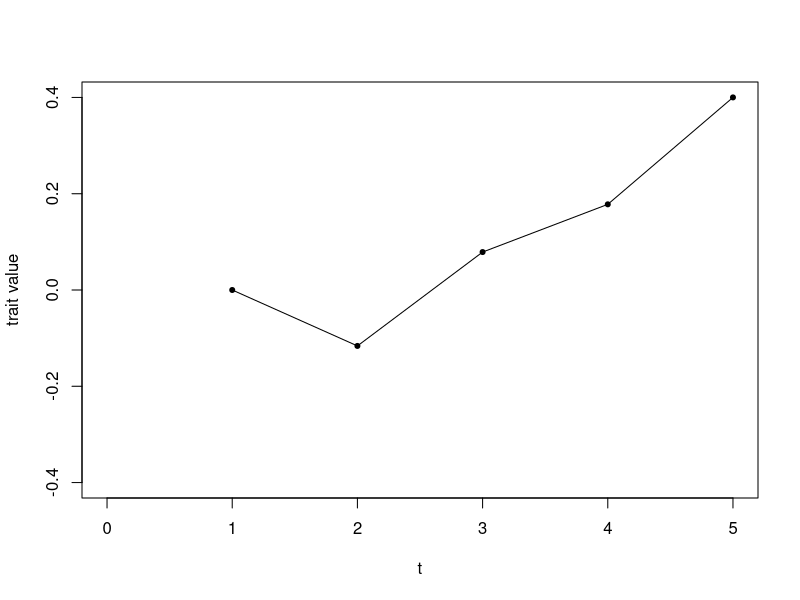
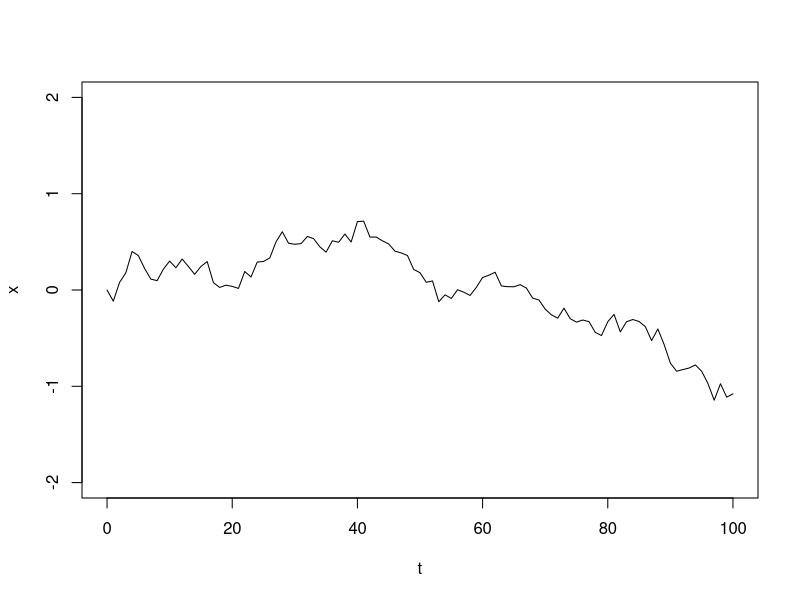
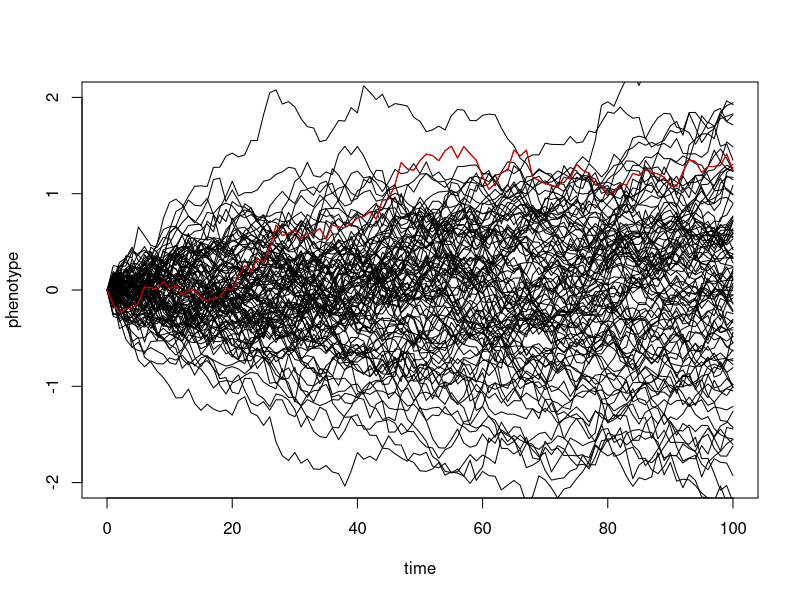
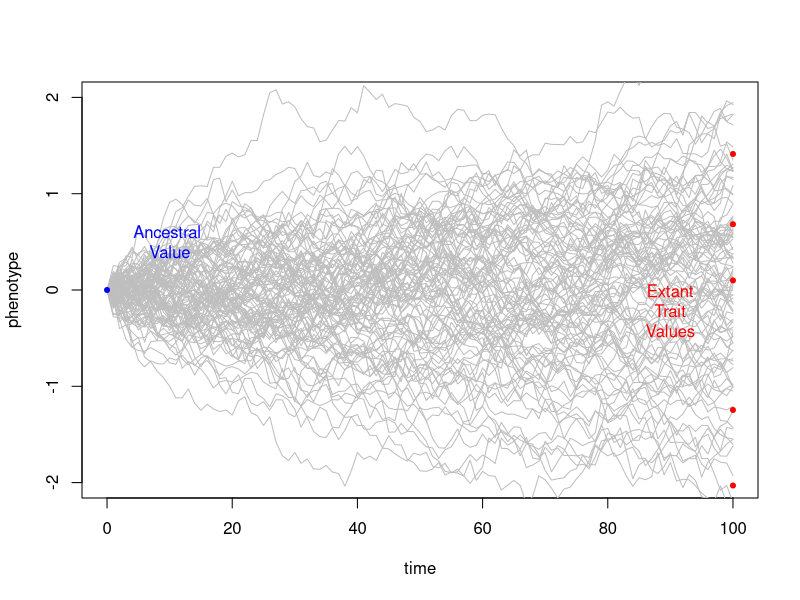
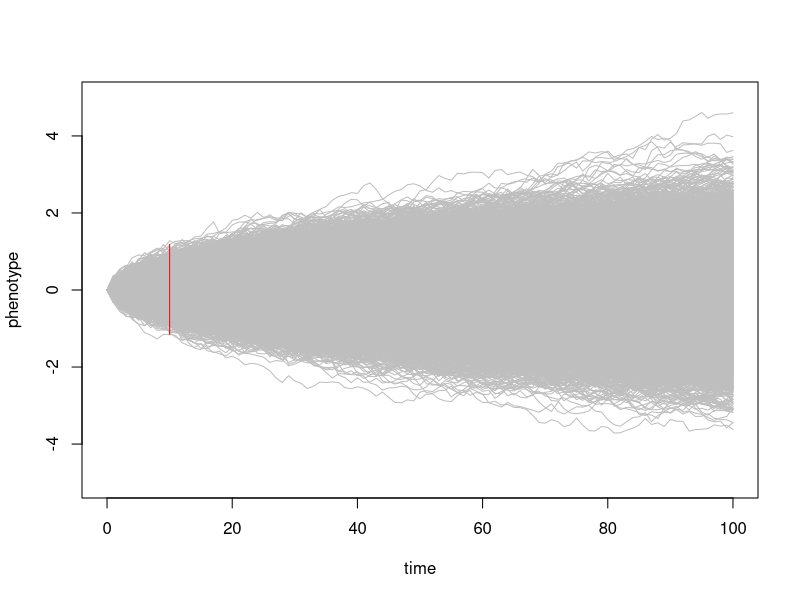
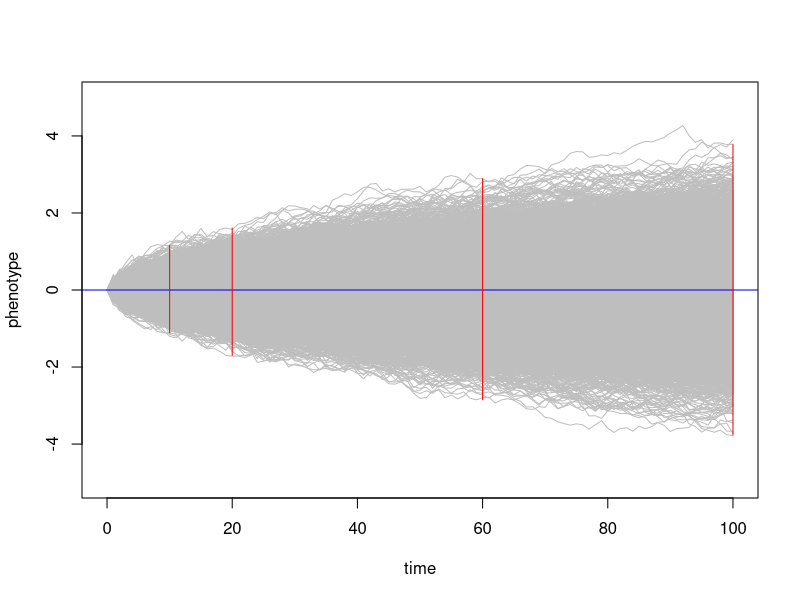
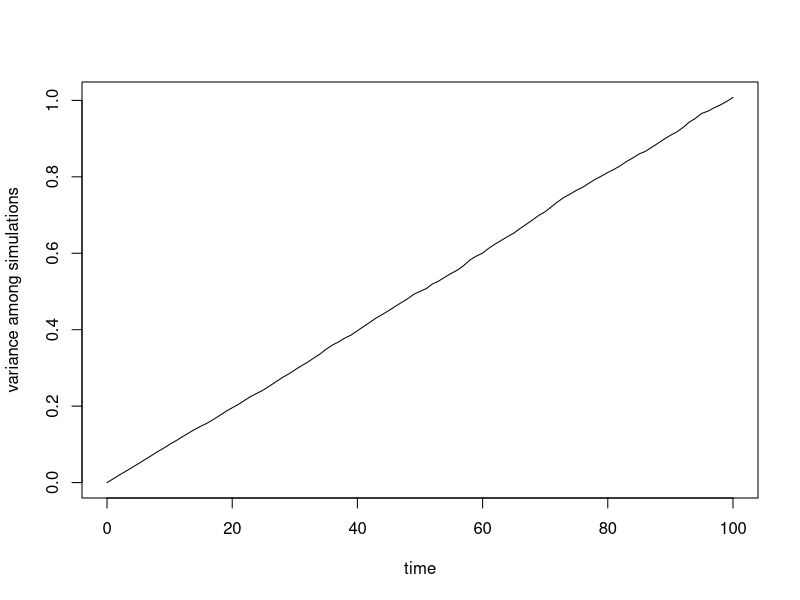

These charts were generated, in order, by the following R code:
## ---- chunk 1
knitr::opts_chunk$set(echo = TRUE, warning = FALSE, message = FALSE)
## ---- chunk 2
t <- 0:100  
## ---- chunk 3
sig2 <- 0.01 
## ---- chunk 4
x <- rnorm(n = length(t) - 1, sd = sqrt(sig2))
x
## ---- chunk 5
stepwise_values <- numeric()

stepwise_values[1] <- 0
stepwise_values[2] <- stepwise_values[1] + x[1]
stepwise_values[3] <- stepwise_values[2] + x[2]
stepwise_values[4] <- stepwise_values[3] + x[3]
stepwise_values[5] <- stepwise_values[4] + x[4]
## ---- chunk 6
abs_max <- max(abs(stepwise_values))

plot(1, stepwise_values[1], 
     xlim = c(0,5), ylim = c(-abs_max,abs_max), 
     xlab = "t", ylab = "trait value", 
     pch = 20, type = "o")

points(2, stepwise_values[2], pch = 20)

points(3, stepwise_values[3], pch = 20)

points(4, stepwise_values[4], pch = 20)

points(5, stepwise_values[5], pch = 20)

lines(1:5, stepwise_values)
## ---- chunk 7
x <- c(0, cumsum(x))
plot(t, x, type = "l", ylim = c(-2, 2))
## ---- chunk 8
t <- 0:100
sig2 <- 0.01
nsim <- 100

X <- matrix(rnorm(n = nsim * (length(t) - 1), sd = sqrt(sig2)), nsim, length(t) - 1)
sim_matrix <- cbind(rep(0, nsim), t(apply(X, 1, cumsum))) #matrix of simulations
## ---- chunk 9
plot(t, sim_matrix[1, ], xlab = "time", ylab = "phenotype", ylim = c(-2, 2), type = "l")

apply(sim_matrix[2:nsim, ], 1, function(x, t) lines(t, x), t = t)
lines(t, sim_matrix[1, ], xlab = "time", ylab = "phenotype", ylim = c(-2, 2), col = "red")
## ---- chunk 10
plot(t, sim_matrix[1, ], xlab = "time", ylab = "phenotype", 
     ylim = c(-2, 2), type = "l", col = "grey")
apply(sim_matrix[2:nsim, ], 1, function(x, t) lines(t, x, col = "grey"), t = t)
points(0,0, col = "blue", pch = 20)
text(10,.5, "Ancestral \nValue", col = "blue")
points(x = rep(100, times = 5), 
       y = sim_matrix[c(1:5),100],
       col = "red", pch = 20)
text(90, mean(sim_matrix[c(1:5),100]), "Extant\nTrait\nValues", col = "red")
## ---- chunk 11
nsim <- 10000
X <- matrix(rnorm(n = nsim * (length(t) - 1), sd = sqrt(sig2)), nsim, length(t) - 1)
sim_matrix <- cbind(rep(0, nsim), t(apply(X, 1, cumsum)))
plot(t, sim_matrix[1, ], xlab = "time", ylab = "phenotype", 
     ylim = c(-5, 5), type = "l", col = "grey")
apply(sim_matrix[2:nsim, ], 1, function(x, t) lines(t, x, col = "grey"), t = t)
segments(x0 = 10, y0 = min(sim_matrix[,10]), y1 = max(sim_matrix[,10]), col = "red" )
## ---- chunk 12
nsim <- 10000
X <- matrix(rnorm(n = nsim * (length(t) - 1), sd = sqrt(sig2)), nsim, length(t) - 1)
sim_matrix <- cbind(rep(0, nsim), t(apply(X, 1, cumsum)))
plot(t, sim_matrix[1, ], xlab = "time", ylab = "phenotype", 
     ylim = c(-5, 5), type = "l", col = "grey")
apply(sim_matrix[2:nsim, ], 1, function(x, t) lines(t, x, col = "grey"), t = t)
abline(h = 0, col = "blue")
segments(x0 = c(10, 20, 60, 100), y0 = c(min(sim_matrix[,10]), 
                                         min(sim_matrix[,20]),
                                         min(sim_matrix[,60]),
                                         min(sim_matrix[,100])),
                                  y1 = c(max(sim_matrix[,10]), 
                                         max(sim_matrix[,20]),
                                         max(sim_matrix[,60]),
                                         max(sim_matrix[,100]))
         , col = "red" )
## ---- chunk 13
v <- apply(sim_matrix, 2, var)
plot(t, v, type = "l", xlab = "time", ylab = "variance among simulations")
